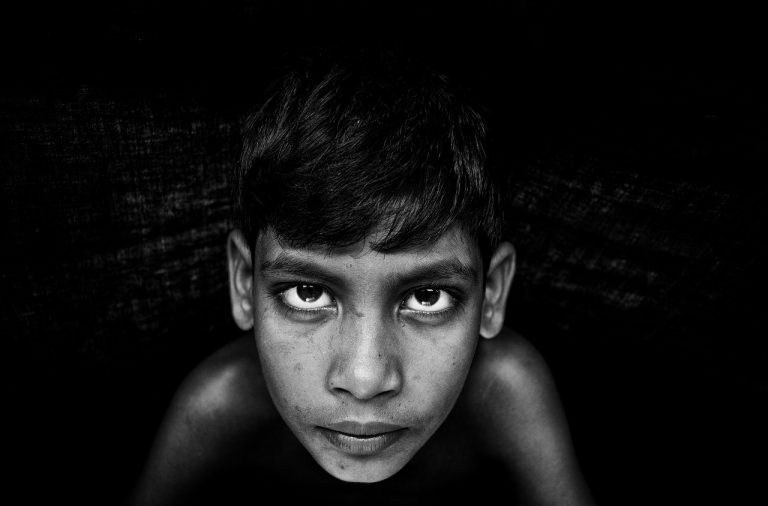
#> input picture images/lab2_high_contrast.jpg, 768 x 506 px, found by its file name
$ python gamma_transform.py
#> lines starting #> are read from the running program, lines starting #| are printed output that depends on the picture
#> further down, img is the input picture: shape (506, 768); min 0, max 245, mean 19.1
import numpy as np
import matplotlib.pyplot as plt
import cv2 as cv

def gamma_transform(gray, gamma):
#> called with gamma = 0.5
    input = gray / 255.0
    out = 255 * (input ** gamma)
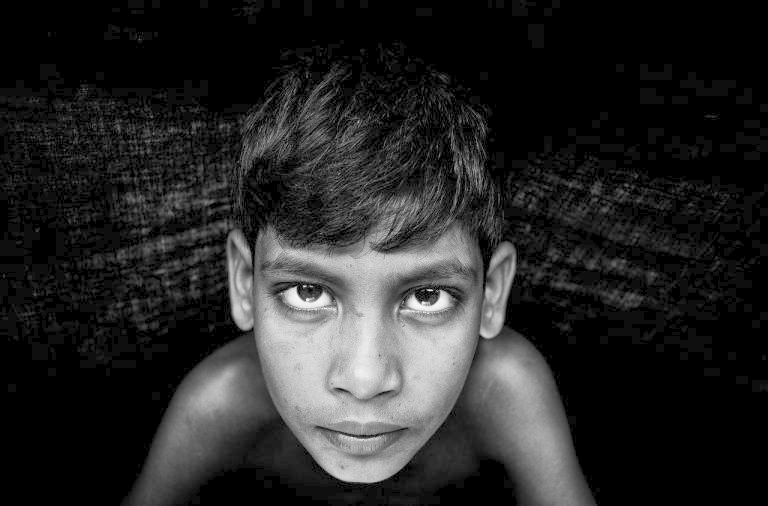
#> out: shape (506, 768) float64; min 0, max 249.9, mean 39.2
    return np.clip(out, 0, 255).astype(np.uint8)

file = 'E:\\Workspace\\LEARN\\NLU\\DIP\\images\\lab2_high_contrast.jpg'

img = cv.imread(file, 0)
out = gamma_transform(img, 0.5)

cv.imshow('default', img)
cv.imshow('gamma_transform', out)

cv.waitKey()
cv.destroyAllWindows()
